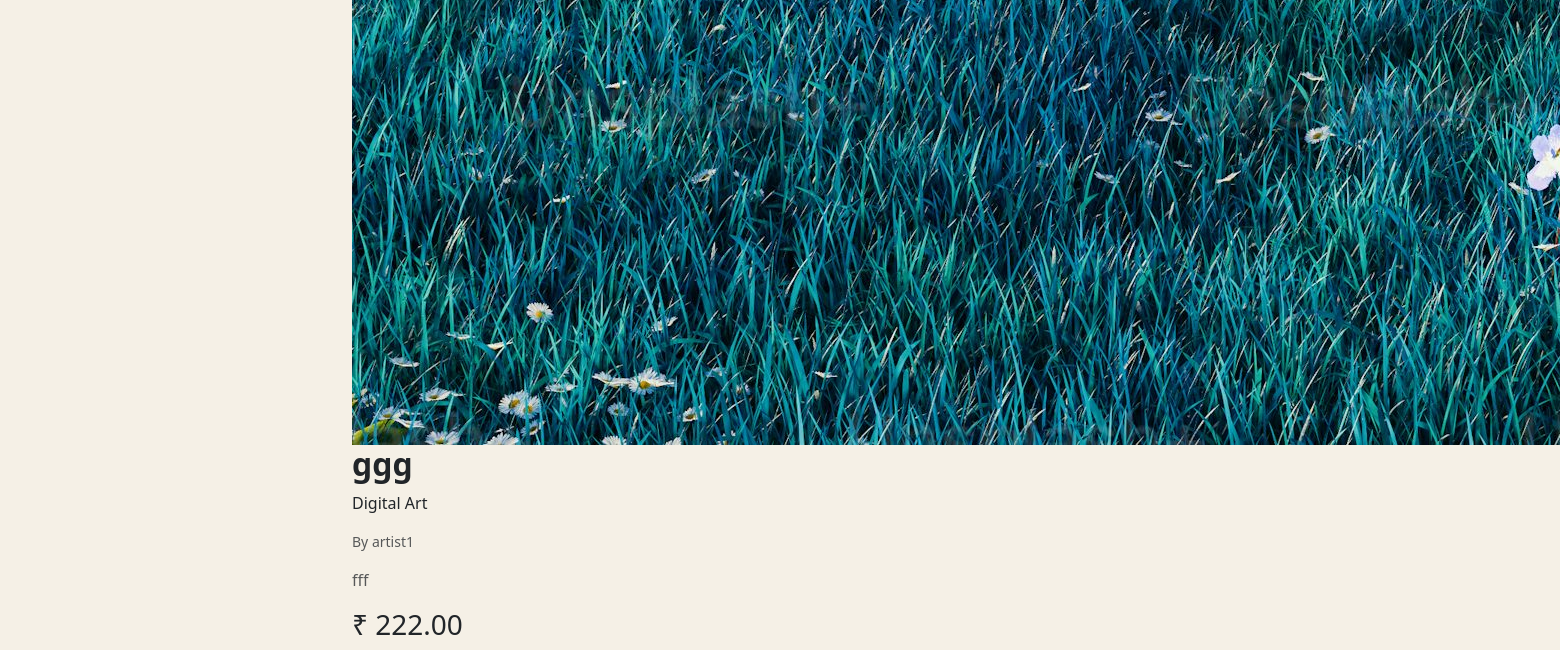
The page /artwork/17/ (lower part) on the database as committed earlier.
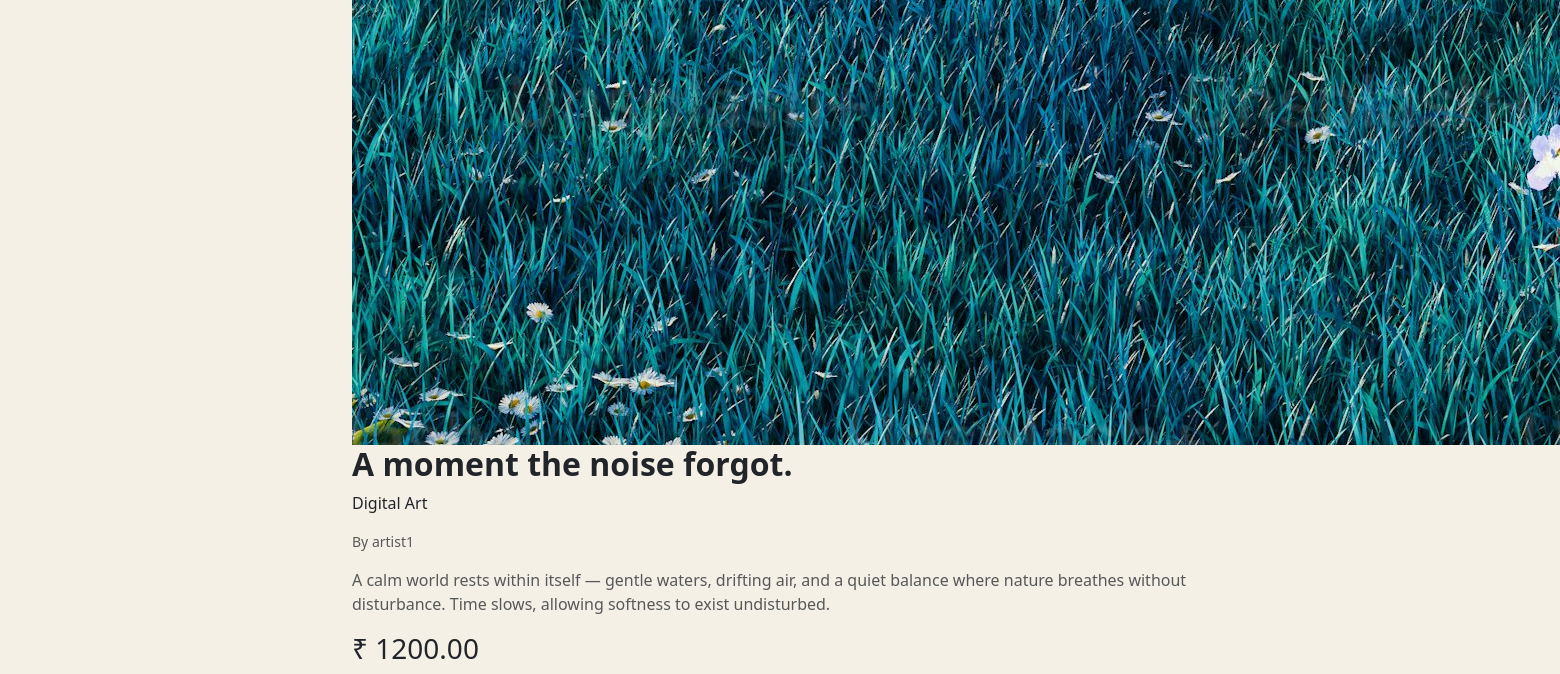
The same page on the database as committed later.
### core_app/models.py (models this page shows, shortened)
class Artwork(models.Model):
    artist = models.ForeignKey(
        settings.AUTH_USER_MODEL,
        on_delete=models.CASCADE,
        related_name='artworks'
    )
    title = models.CharField(max_length=200)
    description = models.TextField(blank=True)
    category = models.CharField(max_length=50, choices=CATEGORY_CHOICES)
    image = models.ImageField(upload_to='artworks/')
    price = models.DecimalField(max_digits=8,decimal_places=2)
    created_at = models.DateTimeField(auto_now_add=True)

class User(AbstractUser):
    ROLE_CHOICES = [
        ('artist', 'Artist'),
        ('client', 'Client'),
    ]
    role = models.CharField(max_length=10, choices=ROLE_CHOICES)

### core_app/views.py (the view)
# urls.py: path('artwork/<int:artwork_id>/', views.artwork_detail_for_artist, name='artwork_detail_for_artist'),
def artwork_detail_for_artist(request, artwork_id):
    artwork = Artwork.objects.get(id=artwork_id)
    if request.user.is_authenticated and request.user == artwork.artist:
        return render(
            request,
            'artist_dashboard/artwork_detail_artist.html',
            {'artwork': artwork}
        )
    return render(
        request,
        'artist_dashboard/artwork_detail_client.html',
        {'artwork': artwork}
    )

### core_app/templates/artist_dashboard/artwork_detail_client.html (shortened to what this page needs)
{% extends "masterss.html" %}
{% load static %}
{% block content %}
<div class="artwork-detail-page">
    <div class="container">
        <div class="row justify-content-center">
            <div class="col-md-8">
                <div class="artwork-box">
                    <div class="artwork-image">
                        <img src="{{ artwork.image.url }}" alt="{{ artwork.title }}">
                    </div>
                    <div class="artwork-info">
                        <h2 class="text-main fw-bold">{{ artwork.title }}</h2>
                        <p class="text-muted-soft">{{ artwork.category }}</p>
                        <p class="small text-muted">
                            By {{ artwork.artist.username }}
                        </p>
                        <p class="mt-3 text-muted">
                            {{ artwork.description }}
                        </p>
                        <h3 class="price mt-3">
                            ₹ {{ artwork.price }}
                        </h3>
                    </div>
                </div>
            </div>
        </div>
    </div>
</div>
{% endblock %}

Rows that differ between the two databases and show on the page:
changed Artwork "Digital Art": title "ggg" → "A moment the noise forgot."; description "fff" → "A calm world rests within itself — gentle waters, drifting air, and a quiet balance where nature breathes without disturbance. Time slows, allowing softness to exist undisturbed."; price "222.00" → "1200.00"
